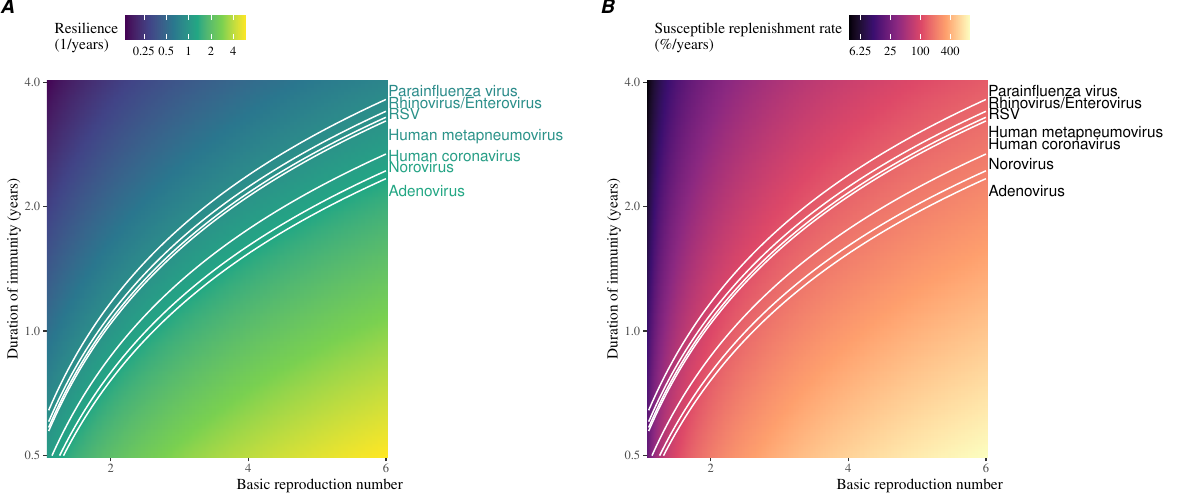

R code for this plot:
library(tidyr)
library(dplyr)
library(ggplot2); theme_set(theme_bw(base_family = "Times"))
library(ggrepel)
library(egg)
library(gridExtra)
source("../R/simulate_sirs.R")
source("../R/simulate_seir.R")
load("../figure4/figure4_summ.rda")

R0vec <- seq(1.1, 6,
             length.out=101)

deltavec <- exp(seq(log(1/4), log(2), length.out=101))

paramdata <- expand.grid(R0vec, deltavec)

summdata <- apply(paramdata, 1, function(x) {
  R0 <- x[[1]]
  delta <- x[[2]]
  mu <- 1/80
  gamma <- 365/7
  b_1 <- R0*(gamma+mu)
  
  S <- 1/R0
  
  I <- (delta * (1-S) + mu - mu * S)/(delta + b_1 * S)
  
  R <- (1-S-I)
  
  resilience <- ((delta + mu + b_1 * I)/2)
  
  data.frame(
    R0=R0,
    delta=delta,
    resilience=resilience,
    replenish=(delta*R+mu)/S
  )
}, simplify=FALSE) %>%
  bind_rows

resopt <- function(delta, resilience) {
  R0 <- 6
  delta <- delta
  mu <- 1/80
  gamma <- 365/7
  b_1 <- R0*(gamma+mu)
  
  S <- 1/R0
  
  I <- (delta * (1-S) + mu - mu * S)/(delta + b_1 * S)
  
  R <- (1-S-I)
  
  resilience - (delta + mu + b_1 * I)/2
}

analysis_all_summ_mean <- analysis_all_summ_filter %>%
  group_by(key) %>%
  summarize(
    resilience=mean(resilience)
  ) %>%
  arrange(resilience) %>%
  group_by(key) %>%
  mutate(
    delta=uniroot(resopt, interval=c(0.01, 20),
                  resilience=resilience)$root,
    R0=10
  )

# measles_resilience <- -eigen_seir()

g1 <- ggplot(summdata) +
  geom_raster(aes(R0, 1/delta, fill=log10(resilience))) +
  geom_contour(aes(R0, 1/delta, z=log10(resilience)),
               breaks=log10(analysis_all_summ_mean$resilience),
               col="white") +
  geom_text_repel(data=analysis_all_summ_mean, aes(6.04, 1/delta, label=key,
                                                   col=log10(resilience)),
                  direction = "y",
                  segment.color = NA,
                  hjust=0) +
  scale_x_continuous("Basic reproduction number", expand=c(0, 0),
                     breaks=c(2, 4, 6),
                     limits = c(NA,9)) +
  scale_y_log10("Duration of immunity (years)", expand=c(0, 0),
                breaks=c(0.5, 1, 2, 4)) +
  scale_fill_viridis_c("Resilience\n(1/years)", limits=log10(range(summdata$resilience)),
                       breaks=log10(c(0.25, 0.5, 1, 2, 4)),
                       labels=c(0.25, 0.5, 1, 2, 4)) +
  scale_color_viridis_c("Resilience\n(1/years)", limits=log10(range(summdata$resilience)),
                        breaks=log10(c(0.25, 0.5, 1, 2, 4)),
                        labels=c(0.25, 0.5, 1, 2, 4)) +
  theme(
    panel.grid = element_blank(),
    panel.border = element_blank(),
    legend.position = "top",
    legend.justification = "left"
  )

g2 <- ggplot(summdata) +
  geom_raster(aes(R0, 1/delta, fill=log10(replenish*100))) +
  geom_contour(aes(R0, 1/delta, z=log10(resilience)),
               breaks=log10(analysis_all_summ_mean$resilience),
               col="white") +
  geom_text_repel(data=analysis_all_summ_mean, aes(6.04, 1/delta, label=key),
                  direction = "y",
                  segment.color = NA,
                  hjust=0) +
  scale_x_continuous("Basic reproduction number", expand=c(0, 0),
                     breaks=c(2, 4, 6),
                     limits = c(NA,9)) +
  scale_y_log10("Duration of immunity (years)", expand=c(0, 0),
                breaks=c(0.5, 1, 2, 4)) +
  scale_fill_viridis_c("Susceptible replenishment rate\n(%/years)",
                       option="A",
                       breaks=log10(c(6.25, 25, 100, 400)),
                       labels=c(6.25, 25, 100, 400)) +
  theme(
    panel.grid = element_blank(),
    panel.border = element_blank(),
    legend.position = "top",
    legend.justification = "left"
  )

replenish_range <- lapply(split(analysis_all_summ_mean, analysis_all_summ_mean$key)[-7], function(x) {
  summdata %>%
    filter(
      resilience < x$resilience * 1.01 & resilience > x$resilience * 0.99
    ) %>%
    mutate(
      key=x$key[1]
    )
}) %>%
  bind_rows

range(filter(replenish_range, !key %in% c("Bocavirus", "Norovirus"))$replenish)

1/50 * 17

gcomb <- ggarrange(g1, g2, nrow=1,
                   labels=c("A", "B"))

ggsave("figure5.pdf", gcomb, width=12, height=5)
